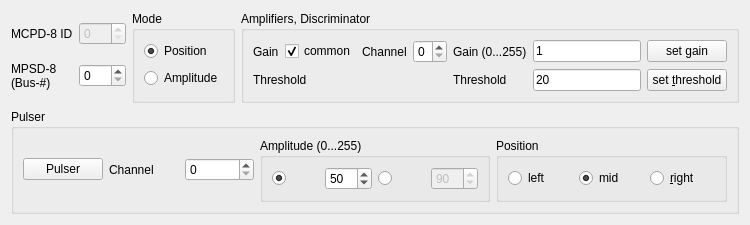
       <widget class="QWidget" name="tab">
        <attribute name="title">
         <string>Settings</string>
        </attribute>
        <layout class="QGridLayout" name="gridLayout_14">
         <item row="0" column="0">
          <layout class="QGridLayout" name="gridLayout_12">
           <item row="0" column="0">
            <widget class="QLabel" name="textLabel1_4_2">
             <property name="text">
              <string>MCPD-8 ID</string>
             </property>
             <property name="wordWrap">
              <bool>false</bool>
             </property>
            </widget>
           </item>
           <item row="0" column="1">
            <widget class="QSpinBox" name="devid">
             <property name="enabled">
              <bool>false</bool>
             </property>
             <property name="maximum">
              <number>255</number>
             </property>
            </widget>
           </item>
           <item row="1" column="0">
            <widget class="QLabel" name="textLabel1_4_2_2">
             <property name="text">
              <string>MPSD-8
(Bus-#)</string>
             </property>
             <property name="wordWrap">
              <bool>false</bool>
             </property>
            </widget>
           </item>
           <item row="1" column="1">
            <widget class="QSpinBox" name="module">
             <property name="maximum">
              <number>7</number>
             </property>
            </widget>
           </item>
          </layout>
         </item>
         <item row="0" column="1">
          <widget class="Q3ButtonGroup" name="modeGroup">
           <property name="title">
            <string>Mode</string>
           </property>
           <layout class="QGridLayout" name="gridLayout_18">
            <item row="0" column="0">
             <widget class="QRadioButton" name="pos">
              <property name="text">
               <string>Position</string>
              </property>
              <property name="checked">
               <bool>true</bool>
              </property>
              <property name="buttonGroupId" stdset="0">
               <number>0</number>
              </property>
             </widget>
            </item>
            <item row="1" column="0">
             <widget class="QRadioButton" name="amp">
              <property name="text">
               <string>Amplitude</string>
              </property>
              <property name="buttonGroupId" stdset="0">
               <number>1</number>
              </property>
             </widget>
            </item>
           </layout>
          </widget>
         </item>
         <item row="1" column="0" colspan="3">
          <widget class="Q3GroupBox" name="groupBox35">
           <property name="title">
            <string>Pulser</string>
           </property>
           <layout class="QGridLayout" name="gridLayout_19">
            <item row="0" column="0">
             <layout class="QVBoxLayout" name="verticalLayout_2">
              <item>
               <layout class="QHBoxLayout" name="horizontalLayout_2">
                <item>
                 <widget class="QPushButton" name="pulserButton">
                  <property name="toolTip">
                   <string>toggle pulser on/off</string>
                  </property>
                  <property name="text">
                   <string>Pulser</string>
                  </property>
                  <property name="checkable">
                   <bool>true</bool>
                  </property>
                 </widget>
                </item>
                <item>
                 <widget class="QLabel" name="textLabel1_4_2_3_4">
                  <property name="text">
                   <string>Channel</string>
                  </property>
                  <property name="wordWrap">
                   <bool>false</bool>
                  </property>
                 </widget>
                </item>
                <item>
                 <widget class="QSpinBox" name="pulsChan">
                  <property name="toolTip">
                   <string>pulser channel</string>
                  </property>
                  <property name="maximum">
                   <number>7</number>
                  </property>
                 </widget>
                </item>
               </layout>
              </item>
             </layout>
            </item>
            <item row="0" column="1">
             <widget class="Q3ButtonGroup" name="buttonGroup5">
              <property name="title">
               <string>Amplitude (0...255)</string>
              </property>
              <layout class="QGridLayout" name="gridLayout_17">
               <item row="0" column="0">
                <layout class="QHBoxLayout" name="horizontalLayout_3">
                 <item>
                  <widget class="QRadioButton" name="pulsampRadio1">
                   <property name="text">
                    <string/>
                   </property>
                   <property name="checked">
                    <bool>true</bool>
                   </property>
                  </widget>
                 </item>
                 <item>
                  <widget class="QSpinBox" name="pulsAmp1">
                   <property name="maximum">
                    <number>255</number>
                   </property>
                   <property name="value">
                    <number>50</number>
                   </property>
                  </widget>
                 </item>
                 <item>
                  <widget class="QRadioButton" name="pulsampRadio2">
                   <property name="text">
                    <string/>
                   </property>
                   <property name="checked">
                    <bool>false</bool>
                   </property>
                   <property name="buttonGroupId" stdset="0">
                    <number>1</number>
                   </property>
                  </widget>
                 </item>
                 <item>
                  <widget class="QSpinBox" name="pulsAmp2">
                   <property name="enabled">
                    <bool>false</bool>
                   </property>
                   <property name="maximum">
                    <number>255</number>
                   </property>
                   <property name="value">
                    <number>90</number>
                   </property>
                  </widget>
                 </item>
                </layout>
               </item>
              </layout>
             </widget>
            </item>
            <item row="0" column="2">
             <widget class="Q3ButtonGroup" name="buttonGroup4">
              <property name="title">
               <string>Position</string>
              </property>
              <layout class="QGridLayout" name="gridLayout_11">
               <item row="0" column="0">
                <widget class="QRadioButton" name="pulsLeft">
                 <property name="text">
                  <string>left</string>
                 </property>
                </widget>
               </item>
               <item row="0" column="1">
                <widget class="QRadioButton" name="pulsMid">
                 <property name="text">
                  <string>mid</string>
                 </property>
                 <property name="checked">
                  <bool>true</bool>
                 </property>
                 <property name="buttonGroupId" stdset="0">
                  <number>2</number>
                 </property>
                </widget>
               </item>
               <item row="0" column="2">
                <widget class="QRadioButton" name="pulsRight">
                 <property name="text">
                  <string>&amp;right</string>
                 </property>
                 <property name="buttonGroupId" stdset="0">
                  <number>1</number>
                 </property>
                </widget>
               </item>
              </layout>
             </widget>
            </item>
           </layout>
          </widget>
         </item>
         <item row="0" column="2">
          <widget class="Q3GroupBox" name="groupBox13">
           <property name="title">
            <string>Amplifiers, Discriminator</string>
           </property>
           <layout class="QGridLayout" name="gridLayout_10">
            <item row="0" column="0">
             <widget class="QLabel" name="textLabel1_4_2_3_2">
              <property name="text">
               <string>Gain</string>
              </property>
              <property name="wordWrap">
               <bool>false</bool>
              </property>
             </widget>
            </item>
            <item row="0" column="1">
             <widget class="QCheckBox" name="comgain">
              <property name="text">
               <string>common</string>
              </property>
              <property name="checked">
               <bool>true</bool>
              </property>
             </widget>
            </item>
            <item row="0" column="2">
             <layout class="QHBoxLayout" name="horizontalLayout_4">
              <item>
               <widget class="QLabel" name="channelLabel">
                <property name="text">
                 <string>Channel</string>
                </property>
                <property name="wordWrap">
                 <bool>false</bool>
                </property>
               </widget>
              </item>
              <item>
               <widget class="QSpinBox" name="channel">
                <property name="enabled">
                 <bool>true</bool>
                </property>
                <property name="maximum">
                 <number>7</number>
                </property>
               </widget>
              </item>
             </layout>
            </item>
            <item row="0" column="3">
             <widget class="QLabel" name="textLabel1_4_2_3_3_3">
              <property name="text">
               <string>Gain (0...255)</string>
              </property>
              <property name="wordWrap">
               <bool>false</bool>
              </property>
             </widget>
            </item>
            <item row="0" column="4">
             <widget class="QLineEdit" name="gain">
              <property name="text">
               <string>1</string>
              </property>
              <property name="cursorPosition">
               <number>0</number>
              </property>
             </widget>
            </item>
            <item row="0" column="5">
             <widget class="QPushButton" name="setGain">
              <property name="text">
               <string>set gain</string>
              </property>
             </widget>
            </item>
            <item row="1" column="0" colspan="2">
             <widget class="QLabel" name="textLabel1_4_2_3_3">
              <property name="text">
               <string>Threshold</string>
              </property>
              <property name="wordWrap">
               <bool>false</bool>
              </property>
             </widget>
            </item>
            <item row="1" column="3">
             <widget class="QLabel" name="textLabel1_4_2_3_3_2">
              <property name="text">
               <string>Threshold</string>
              </property>
              <property name="wordWrap">
               <bool>false</bool>
              </property>
             </widget>
            </item>
            <item row="1" column="4">
             <widget class="QLineEdit" name="threshold">
              <property name="text">
               <string>20</string>
              </property>
             </widget>
            </item>
            <item row="1" column="5">
             <widget class="QPushButton" name="setThreshold">
              <property name="text">
               <string>set &amp;threshold</string>
              </property>
             </widget>
            </item>
           </layout>
          </widget>
         </item>
        </layout>
       </widget>
